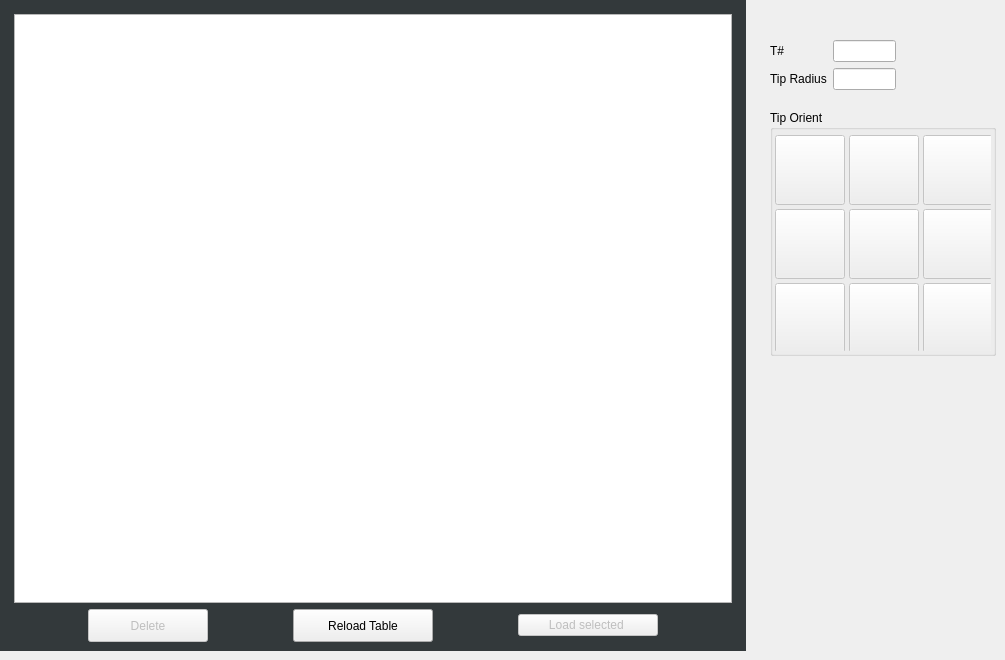
             <widget class="QWidget" name="innerToolsTab">
              <attribute name="title">
               <string>Tools</string>
              </attribute>
              <widget class="QFrame" name="frame_13">
               <property name="enabled">
                <bool>true</bool>
               </property>
               <property name="geometry">
                <rect>
                 <x>0</x>
                 <y>0</y>
                 <width>746</width>
                 <height>651</height>
                </rect>
               </property>
               <property name="sizePolicy">
                <sizepolicy hsizetype="Preferred" vsizetype="Preferred">
                 <horstretch>0</horstretch>
                 <verstretch>0</verstretch>
                </sizepolicy>
               </property>
               <property name="styleSheet">
                <string notr="true">.QFrame{
    background-color: rgb(51, 57, 59);
}</string>
               </property>
               <layout class="QVBoxLayout" name="verticalLayout_20">
                <property name="topMargin">
                 <number>9</number>
                </property>
                <item>
                 <layout class="QHBoxLayout" name="horizontalLayout_38">
                  <property name="leftMargin">
                   <number>5</number>
                  </property>
                  <property name="topMargin">
                   <number>5</number>
                  </property>
                  <property name="rightMargin">
                   <number>5</number>
                  </property>
                  <item>
                   <widget class="LatheToolTable" name="lathetooltable">
                    <property name="styleSheet">
                     <string notr="true">QTableView::item {
    padding-top: 10px;  /* Increase as needed */
    padding-bottom: 10px;  /* Increase as needed */
}</string>
                    </property>
                    <property name="currentToolColor" stdset="0">
                     <color>
                      <red>46</red>
                      <green>194</green>
                      <blue>126</blue>
                     </color>
                    </property>
                    <property name="currentToolBackground" stdset="0">
                     <color>
                      <red>152</red>
                      <green>106</green>
                      <blue>68</blue>
                     </color>
                    </property>
                   </widget>
                  </item>
                 </layout>
                </item>
                <item>
                 <layout class="QHBoxLayout" name="horizontalLayout_37">
                  <item>
                   <widget class="QPushButton" name="toolsDeleteBtn">
                    <property name="enabled">
                     <bool>false</bool>
                    </property>
                    <property name="sizePolicy">
                     <sizepolicy hsizetype="Fixed" vsizetype="Fixed">
                      <horstretch>0</horstretch>
                      <verstretch>0</verstretch>
                     </sizepolicy>
                    </property>
                    <property name="minimumSize">
                     <size>
                      <width>120</width>
                      <height>33</height>
                     </size>
                    </property>
                    <property name="maximumSize">
                     <size>
                      <width>120</width>
                      <height>33</height>
                     </size>
                    </property>
                    <property name="focusPolicy">
                     <enum>Qt::NoFocus</enum>
                    </property>
                    <property name="styleSheet">
                     <string notr="true">QPushButton {
   	font: 12pt &quot;Noto&quot;;
}</string>
                    </property>
                    <property name="text">
                     <string>Delete</string>
                    </property>
                   </widget>
                  </item>
                  <item>
                   <widget class="QPushButton" name="tool_table_reload_button">
                    <property name="enabled">
                     <bool>true</bool>
                    </property>
                    <property name="sizePolicy">
                     <sizepolicy hsizetype="Fixed" vsizetype="Fixed">
                      <horstretch>0</horstretch>
                      <verstretch>0</verstretch>
                     </sizepolicy>
                    </property>
                    <property name="minimumSize">
                     <size>
                      <width>140</width>
                      <height>33</height>
                     </size>
                    </property>
                    <property name="maximumSize">
                     <size>
                      <width>140</width>
                      <height>33</height>
                     </size>
                    </property>
                    <property name="focusPolicy">
                     <enum>Qt::NoFocus</enum>
                    </property>
                    <property name="styleSheet">
                     <string notr="true">QPushButton {
   	font: 12pt &quot;Noto&quot;;
}</string>
                    </property>
                    <property name="text">
                     <string>Reload Table</string>
                    </property>
                   </widget>
                  </item>
                  <item>
                   <widget class="QPushButton" name="loadSelectedTool">
                    <property name="enabled">
                     <bool>false</bool>
                    </property>
                    <property name="sizePolicy">
                     <sizepolicy hsizetype="Fixed" vsizetype="Fixed">
                      <horstretch>0</horstretch>
                      <verstretch>0</verstretch>
                     </sizepolicy>
                    </property>
                    <property name="minimumSize">
                     <size>
                      <width>140</width>
                      <height>0</height>
                     </size>
                    </property>
                    <property name="styleSheet">
                     <string notr="true">QPushButton {
   	font: 12pt &quot;Noto&quot;;
}</string>
                    </property>
                    <property name="text">
                     <string>Load selected </string>
                    </property>
                   </widget>
                  </item>
                 </layout>
                </item>
               </layout>
              </widget>
              <widget class="QGroupBox" name="groupBox_2">
               <property name="geometry">
                <rect>
                 <x>770</x>
                 <y>110</y>
                 <width>226</width>
                 <height>246</height>
                </rect>
               </property>
               <property name="title">
                <string>Tip Orient</string>
               </property>
               <widget class="QWidget" name="gridWidget" native="true">
                <property name="geometry">
                 <rect>
                  <x>5</x>
                  <y>25</y>
                  <width>216</width>
                  <height>216</height>
                 </rect>
                </property>
                <layout class="QGridLayout" name="gridLayout_2">
                 <item row="0" column="0">
                  <widget class="ActionButton" name="lathe_control_point_4">
                   <property name="enabled">
                    <bool>false</bool>
                   </property>
                   <property name="sizePolicy">
                    <sizepolicy hsizetype="Fixed" vsizetype="Fixed">
                     <horstretch>0</horstretch>
                     <verstretch>0</verstretch>
                    </sizepolicy>
                   </property>
                   <property name="minimumSize">
                    <size>
                     <width>70</width>
                     <height>70</height>
                    </size>
                   </property>
                   <property name="maximumSize">
                    <size>
                     <width>70</width>
                     <height>70</height>
                    </size>
                   </property>
                   <property name="styleSheet">
                    <string notr="true">ActionButton{
    border: none;
    background: none;
}

ActionButton:pressed {
    background:  qlineargradient(spread:pad, x1:0, y1:0, x2:0, y2:1, stop:0 rgba(85, 85, 238, 255), stop:0.544974 rgba(90, 91, 239, 255), stop:1 rgba(126, 135, 243, 255));
}

ActionButton:checked[option=&quot;true&quot;] {
    background:  qlineargradient(spread:pad, x1:0, y1:0, x2:0, y2:1, stop:0 rgba(85, 85, 238, 255), stop:0.544974 rgba(90, 91, 239, 255), stop:1 rgba(126, 135, 243, 255));
}

ActionButton:checked {
    background:  qlineargradient(spread:pad, x1:0, y1:0, x2:0, y2:1, stop:0 rgba(85, 85, 238, 255), stop:0.544974 rgba(90, 91, 239, 255), stop:1 rgba(126, 135, 243, 255));
}
</string>
                   </property>
                   <property name="icon">
                    <iconset resource="../resources/resources.qrc">
                     <normaloff>:/lathe_resources/lathe_control_point_4.png</normaloff>:/lathe_resources/lathe_control_point_4.png</iconset>
                   </property>
                   <property name="iconSize">
                    <size>
                     <width>65</width>
                     <height>65</height>
                    </size>
                   </property>
                   <property name="checkable">
                    <bool>true</bool>
                   </property>
                   <property name="autoExclusive">
                    <bool>true</bool>
                   </property>
                   <property name="rules" stdset="0">
                    <string>[{&quot;channels&quot;: [{&quot;url&quot;: &quot;status:tool_table&quot;, &quot;trigger&quot;: true}, {&quot;url&quot;: &quot;status:tool_in_spindle&quot;, &quot;trigger&quot;: true}], &quot;property&quot;: &quot;Checked&quot;, &quot;expression&quot;: &quot;True if ch[0][ch[1]].orientation ==4 else False&quot;, &quot;name&quot;: &quot;orientation_4&quot;}]</string>
                   </property>
                  </widget>
                 </item>
                 <item row="1" column="2">
                  <widget class="ActionButton" name="lathe_control_point_7">
                   <property name="enabled">
                    <bool>false</bool>
                   </property>
                   <property name="sizePolicy">
                    <sizepolicy hsizetype="Fixed" vsizetype="Fixed">
                     <horstretch>0</horstretch>
                     <verstretch>0</verstretch>
                    </sizepolicy>
                   </property>
                   <property name="minimumSize">
                    <size>
                     <width>70</width>
                     <height>70</height>
                    </size>
                   </property>
                   <property name="maximumSize">
                    <size>
                     <width>70</width>
                     <height>70</height>
                    </size>
                   </property>
                   <property name="styleSheet">
                    <string notr="true">ActionButton{
    border: none;
    background: none;
}

ActionButton:pressed {
    background:  qlineargradient(spread:pad, x1:0, y1:0, x2:0, y2:1, stop:0 rgba(85, 85, 238, 255), stop:0.544974 rgba(90, 91, 239, 255), stop:1 rgba(126, 135, 243, 255));
}

ActionButton:checked[option=&quot;true&quot;] {
    background:  qlineargradient(spread:pad, x1:0, y1:0, x2:0, y2:1, stop:0 rgba(85, 85, 238, 255), stop:0.544974 rgba(90, 91, 239, 255), stop:1 rgba(126, 135, 243, 255));
}

ActionButton:checked {
    background:  qlineargradient(spread:pad, x1:0, y1:0, x2:0, y2:1, stop:0 rgba(85, 85, 238, 255), stop:0.544974 rgba(90, 91, 239, 255), stop:1 rgba(126, 135, 243, 255));
}
</string>
                   </property>
                   <property name="icon">
                    <iconset resource="../resources/resources.qrc">
                     <normaloff>:/lathe_resources/lathe_control_point_7.png</normaloff>:/lathe_resources/lathe_control_point_7.png</iconset>
                   </property>
                   <property name="iconSize">
                    <size>
                     <width>65</width>
                     <height>65</height>
                    </size>
                   </property>
                   <property name="checkable">
                    <bool>true</bool>
                   </property>
                   <property name="autoExclusive">
                    <bool>true</bool>
                   </property>
                   <property name="rules" stdset="0">
                    <string>[{&quot;channels&quot;: [{&quot;url&quot;: &quot;status:tool_table&quot;, &quot;trigger&quot;: true}, {&quot;url&quot;: &quot;status:tool_in_spindle&quot;, &quot;trigger&quot;: true}], &quot;property&quot;: &quot;Enable&quot;, &quot;expression&quot;: &quot;True if ch[0][ch[1]].orientation == 7 else False&quot;, &quot;name&quot;: &quot;orientation_7&quot;}]</string>
                   </property>
                  </widget>
                 </item>
                 <item row="1" column="1">
                  <widget class="ActionButton" name="lathe_control_point_9">
                   <property name="enabled">
                    <bool>false</bool>
                   </property>
                   <property name="sizePolicy">
                    <sizepolicy hsizetype="Fixed" vsizetype="Fixed">
                     <horstretch>0</horstretch>
                     <verstretch>0</verstretch>
                    </sizepolicy>
                   </property>
                   <property name="minimumSize">
                    <size>
                     <width>70</width>
                     <height>70</height>
                    </size>
                   </property>
                   <property name="maximumSize">
                    <size>
                     <width>70</width>
                     <height>70</height>
                    </size>
                   </property>
                   <property name="styleSheet">
                    <string notr="true">ActionButton{
    border: none;
    background: none;
}

ActionButton:pressed {
    background:  qlineargradient(spread:pad, x1:0, y1:0, x2:0, y2:1, stop:0 rgba(85, 85, 238, 255), stop:0.544974 rgba(90, 91, 239, 255), stop:1 rgba(126, 135, 243, 255));
}

ActionButton:checked[option=&quot;true&quot;] {
    background:  qlineargradient(spread:pad, x1:0, y1:0, x2:0, y2:1, stop:0 rgba(85, 85, 238, 255), stop:0.544974 rgba(90, 91, 239, 255), stop:1 rgba(126, 135, 243, 255));
}

ActionButton:checked {
    background:  qlineargradient(spread:pad, x1:0, y1:0, x2:0, y2:1, stop:0 rgba(85, 85, 238, 255), stop:0.544974 rgba(90, 91, 239, 255), stop:1 rgba(126, 135, 243, 255));
}
</string>
                   </property>
                   <property name="icon">
                    <iconset resource="../resources/resources.qrc">
                     <normaloff>:/lathe_resources/lathe_control_point_9.png</normaloff>:/lathe_resources/lathe_control_point_9.png</iconset>
                   </property>
                   <property name="iconSize">
                    <size>
                     <width>50</width>
                     <height>50</height>
                    </size>
                   </property>
                   <property name="checkable">
                    <bool>true</bool>
                   </property>
                   <property name="autoExclusive">
                    <bool>true</bool>
                   </property>
                   <property name="rules" stdset="0">
                    <string>[{&quot;channels&quot;: [{&quot;url&quot;: &quot;status:tool_table&quot;, &quot;trigger&quot;: true}, {&quot;url&quot;: &quot;status:tool_in_spindle&quot;, &quot;trigger&quot;: true}], &quot;property&quot;: &quot;Checked&quot;, &quot;expression&quot;: &quot;True if ch[0][ch[1]].orientation == 9 else False&quot;, &quot;name&quot;: &quot;orientation_9&quot;}]</string>
                   </property>
                  </widget>
                 </item>
                 <item row="0" column="2">
                  <widget class="ActionButton" name="lathe_control_point_3">
                   <property name="enabled">
                    <bool>false</bool>
                   </property>
                   <property name="sizePolicy">
                    <sizepolicy hsizetype="Fixed" vsizetype="Fixed">
                     <horstretch>0</horstretch>
                     <verstretch>0</verstretch>
                    </sizepolicy>
                   </property>
                   <property name="minimumSize">
                    <size>
                     <width>70</width>
                     <height>70</height>
                    </size>
                   </property>
                   <property name="maximumSize">
                    <size>
                     <width>70</width>
                     <height>70</height>
                    </size>
                   </property>
                   <property name="styleSheet">
                    <string notr="true">ActionButton{
    border: none;
    background: none;
}

ActionButton:pressed {
    background:  qlineargradient(spread:pad, x1:0, y1:0, x2:0, y2:1, stop:0 rgba(85, 85, 238, 255), stop:0.544974 rgba(90, 91, 239, 255), stop:1 rgba(126, 135, 243, 255));
}

ActionButton:checked[option=&quot;true&quot;] {
    background:  qlineargradient(spread:pad, x1:0, y1:0, x2:0, y2:1, stop:0 rgba(85, 85, 238, 255), stop:0.544974 rgba(90, 91, 239, 255), stop:1 rgba(126, 135, 243, 255));
}

ActionButton:checked {
    background:  qlineargradient(spread:pad, x1:0, y1:0, x2:0, y2:1, stop:0 rgba(85, 85, 238, 255), stop:0.544974 rgba(90, 91, 239, 255), stop:1 rgba(126, 135, 243, 255));
}
</string>
                   </property>
                   <property name="icon">
                    <iconset resource="../resources/resources.qrc">
                     <normaloff>:/lathe_resources/lathe_control_point_3.png</normaloff>:/lathe_resources/lathe_control_point_3.png</iconset>
                   </property>
                   <property name="iconSize">
                    <size>
                     <width>65</width>
                     <height>65</height>
                    </size>
                   </property>
                   <property name="checkable">
                    <bool>true</bool>
                   </property>
                   <property name="autoExclusive">
                    <bool>true</bool>
                   </property>
                   <property name="rules" stdset="0">
                    <string>[{&quot;channels&quot;: [{&quot;url&quot;: &quot;status:tool_table&quot;, &quot;trigger&quot;: true}, {&quot;url&quot;: &quot;status:tool_in_spindle&quot;, &quot;trigger&quot;: true}], &quot;property&quot;: &quot;Checked&quot;, &quot;expression&quot;: &quot;True if ch[0][ch[1]].orientation == 3 else False&quot;, &quot;name&quot;: &quot;orientation_3&quot;}]</string>
                   </property>
                  </widget>
                 </item>
                 <item row="0" column="1">
                  <widget class="ActionButton" name="lathe_control_point_8">
                   <property name="enabled">
                    <bool>false</bool>
                   </property>
                   <property name="sizePolicy">
                    <sizepolicy hsizetype="Fixed" vsizetype="Fixed">
                     <horstretch>0</horstretch>
                     <verstretch>0</verstretch>
                    </sizepolicy>
                   </property>
                   <property name="minimumSize">
                    <size>
                     <width>70</width>
                     <height>70</height>
                    </size>
                   </property>
                   <property name="maximumSize">
                    <size>
                     <width>70</width>
                     <height>70</height>
                    </size>
                   </property>
                   <property name="styleSheet">
                    <string notr="true">ActionButton{
    border: none;
    background: none;
}

ActionButton:pressed {
    background:  qlineargradient(spread:pad, x1:0, y1:0, x2:0, y2:1, stop:0 rgba(85, 85, 238, 255), stop:0.544974 rgba(90, 91, 239, 255), stop:1 rgba(126, 135, 243, 255));
}

ActionButton:checked[option=&quot;true&quot;] {
    background:  qlineargradient(spread:pad, x1:0, y1:0, x2:0, y2:1, stop:0 rgba(85, 85, 238, 255), stop:0.544974 rgba(90, 91, 239, 255), stop:1 rgba(126, 135, 243, 255));
}

ActionButton:checked {
    background:  qlineargradient(spread:pad, x1:0, y1:0, x2:0, y2:1, stop:0 rgba(85, 85, 238, 255), stop:0.544974 rgba(90, 91, 239, 255), stop:1 rgba(126, 135, 243, 255));
}
</string>
                   </property>
                   <property name="icon">
                    <iconset resource="../resources/resources.qrc">
                     <normaloff>:/lathe_resources/lathe_control_point_8.png</normaloff>:/lathe_resources/lathe_control_point_8.png</iconset>
                   </property>
                   <property name="iconSize">
                    <size>
                     <width>65</width>
                     <height>65</height>
                    </size>
                   </property>
                   <property name="checkable">
                    <bool>true</bool>
                   </property>
                   <property name="autoExclusive">
                    <bool>true</bool>
                   </property>
                   <property name="rules" stdset="0">
                    <string>[{&quot;channels&quot;: [{&quot;url&quot;: &quot;status:tool_table&quot;, &quot;trigger&quot;: true}, {&quot;url&quot;: &quot;status:tool_in_spindle&quot;, &quot;trigger&quot;: true}], &quot;property&quot;: &quot;Checked&quot;, &quot;expression&quot;: &quot;True if ch[0][ch[1]].orientation == 8 else False&quot;, &quot;name&quot;: &quot;orientation_8&quot;}]</string>
                   </property>
                  </widget>
                 </item>
                 <item row="1" column="0">
                  <widget class="ActionButton" name="lathe_control_point_5">
                   <property name="enabled">
                    <bool>false</bool>
                   </property>
                   <property name="sizePolicy">
                    <sizepolicy hsizetype="Fixed" vsizetype="Fixed">
                     <horstretch>0</horstretch>
                     <verstretch>0</verstretch>
                    </sizepolicy>
                   </property>
                   <property name="minimumSize">
                    <size>
                     <width>70</width>
                     <height>70</height>
                    </size>
                   </property>
                   <property name="maximumSize">
                    <size>
                     <width>70</width>
                     <height>70</height>
                    </size>
                   </property>
                   <property name="styleSheet">
                    <string notr="true">ActionButton{
    border: none;
    background: none;
}

ActionButton:pressed {
    background:  qlineargradient(spread:pad, x1:0, y1:0, x2:0, y2:1, stop:0 rgba(85, 85, 238, 255), stop:0.544974 rgba(90, 91, 239, 255), stop:1 rgba(126, 135, 243, 255));
}

ActionButton:checked[option=&quot;true&quot;] {
    background:  qlineargradient(spread:pad, x1:0, y1:0, x2:0, y2:1, stop:0 rgba(85, 85, 238, 255), stop:0.544974 rgba(90, 91, 239, 255), stop:1 rgba(126, 135, 243, 255));
}

ActionButton:checked {
    background:  qlineargradient(spread:pad, x1:0, y1:0, x2:0, y2:1, stop:0 rgba(85, 85, 238, 255), stop:0.544974 rgba(90, 91, 239, 255), stop:1 rgba(126, 135, 243, 255));
}
</string>
                   </property>
                   <property name="icon">
                    <iconset resource="../resources/resources.qrc">
                     <normaloff>:/lathe_resources/lathe_control_point_5.png</normaloff>:/lathe_resources/lathe_control_point_5.png</iconset>
                   </property>
                   <property name="iconSize">
                    <size>
                     <width>65</width>
                     <height>65</height>
                    </size>
                   </property>
                   <property name="checkable">
                    <bool>true</bool>
                   </property>
                   <property name="autoExclusive">
                    <bool>true</bool>
                   </property>
                   <property name="rules" stdset="0">
                    <string>[{&quot;channels&quot;: [{&quot;url&quot;: &quot;status:tool_table&quot;, &quot;trigger&quot;: true}, {&quot;url&quot;: &quot;status:tool_in_spindle&quot;, &quot;trigger&quot;: true}], &quot;property&quot;: &quot;Checked&quot;, &quot;expression&quot;: &quot;True if ch[0][ch[1]].orientation == 5 else False&quot;, &quot;name&quot;: &quot;orientation_5&quot;}]</string>
                   </property>
                  </widget>
                 </item>
                 <item row="2" column="0">
                  <widget class="ActionButton" name="lathe_control_point_1">
                   <property name="enabled">
                    <bool>false</bool>
                   </property>
                   <property name="sizePolicy">
                    <sizepolicy hsizetype="Fixed" vsizetype="Fixed">
                     <horstretch>0</horstretch>
                     <verstretch>0</verstretch>
                    </sizepolicy>
                   </property>
                   <property name="minimumSize">
                    <size>
                     <width>70</width>
                     <height>70</height>
                    </size>
                   </property>
                   <property name="maximumSize">
                    <size>
                     <width>70</width>
                     <height>70</height>
                    </size>
                   </property>
                   <property name="styleSheet">
                    <string notr="true">ActionButton{
    border: none;
    background: none;
}

ActionButton:pressed {
    background:  qlineargradient(spread:pad, x1:0, y1:0, x2:0, y2:1, stop:0 rgba(85, 85, 238, 255), stop:0.544974 rgba(90, 91, 239, 255), stop:1 rgba(126, 135, 243, 255));
}

ActionButton:checked[option=&quot;true&quot;] {
    background:  qlineargradient(spread:pad, x1:0, y1:0, x2:0, y2:1, stop:0 rgba(85, 85, 238, 255), stop:0.544974 rgba(90, 91, 239, 255), stop:1 rgba(126, 135, 243, 255));
}

ActionButton:checked {
    background:  qlineargradient(spread:pad, x1:0, y1:0, x2:0, y2:1, stop:0 rgba(85, 85, 238, 255), stop:0.544974 rgba(90, 91, 239, 255), stop:1 rgba(126, 135, 243, 255));
}
</string>
                   </property>
                   <property name="icon">
                    <iconset resource="../resources/resources.qrc">
                     <normaloff>:/lathe_resources/lathe_control_point_1.png</normaloff>:/lathe_resources/lathe_control_point_1.png</iconset>
                   </property>
                   <property name="iconSize">
                    <size>
                     <width>65</width>
                     <height>65</height>
                    </size>
                   </property>
                   <property name="checkable">
                    <bool>true</bool>
                   </property>
                   <property name="autoExclusive">
                    <bool>true</bool>
                   </property>
                   <property name="rules" stdset="0">
                    <string>[{&quot;channels&quot;: [{&quot;url&quot;: &quot;status:tool_table&quot;, &quot;trigger&quot;: true}, {&quot;url&quot;: &quot;status:tool_in_spindle&quot;, &quot;trigger&quot;: true}], &quot;property&quot;: &quot;Checked&quot;, &quot;expression&quot;: &quot;True if ch[0][ch[1]].orientation == 1 else False&quot;, &quot;name&quot;: &quot;orientation_1&quot;}]</string>
                   </property>
                  </widget>
                 </item>
                 <item row="2" column="1">
                  <widget class="ActionButton" name="lathe_control_point_6">
                   <property name="enabled">
                    <bool>false</bool>
                   </property>
                   <property name="sizePolicy">
                    <sizepolicy hsizetype="Fixed" vsizetype="Fixed">
                     <horstretch>0</horstretch>
                     <verstretch>0</verstretch>
                    </sizepolicy>
                   </property>
                   <property name="minimumSize">
                    <size>
                     <width>70</width>
                     <height>70</height>
                    </size>
                   </property>
                   <property name="maximumSize">
                    <size>
                     <width>70</width>
                     <height>70</height>
                    </size>
                   </property>
                   <property name="styleSheet">
                    <string notr="true">ActionButton{
    border: none;
    background: none;
}

ActionButton:pressed {
    background:  qlineargradient(spread:pad, x1:0, y1:0, x2:0, y2:1, stop:0 rgba(85, 85, 238, 255), stop:0.544974 rgba(90, 91, 239, 255), stop:1 rgba(126, 135, 243, 255));
}

ActionButton:checked[option=&quot;true&quot;] {
    background:  qlineargradient(spread:pad, x1:0, y1:0, x2:0, y2:1, stop:0 rgba(85, 85, 238, 255), stop:0.544974 rgba(90, 91, 239, 255), stop:1 rgba(126, 135, 243, 255));
}

ActionButton:checked {
    background:  qlineargradient(spread:pad, x1:0, y1:0, x2:0, y2:1, stop:0 rgba(85, 85, 238, 255), stop:0.544974 rgba(90, 91, 239, 255), stop:1 rgba(126, 135, 243, 255));
}
</string>
                   </property>
                   <property name="icon">
                    <iconset resource="../resources/resources.qrc">
                     <normaloff>:/lathe_resources/lathe_control_point_6.png</normaloff>:/lathe_resources/lathe_control_point_6.png</iconset>
                   </property>
                   <property name="iconSize">
                    <size>
                     <width>65</width>
                     <height>65</height>
                    </size>
                   </property>
                   <property name="checkable">
                    <bool>true</bool>
                   </property>
                   <property name="autoExclusive">
                    <bool>true</bool>
                   </property>
                   <property name="rules" stdset="0">
                    <string>[{&quot;channels&quot;: [{&quot;url&quot;: &quot;status:tool_table&quot;, &quot;trigger&quot;: true}, {&quot;url&quot;: &quot;status:tool_in_spindle&quot;, &quot;trigger&quot;: true}], &quot;property&quot;: &quot;Checked&quot;, &quot;expression&quot;: &quot;True if ch[0][ch[1]].orientation == 6 else False&quot;, &quot;name&quot;: &quot;orientation_6&quot;}]</string>
                   </property>
                  </widget>
                 </item>
                 <item row="2" column="2">
                  <widget class="ActionButton" name="lathe_control_point_2">
                   <property name="enabled">
                    <bool>false</bool>
                   </property>
                   <property name="sizePolicy">
                    <sizepolicy hsizetype="Fixed" vsizetype="Fixed">
                     <horstretch>0</horstretch>
                     <verstretch>0</verstretch>
                    </sizepolicy>
                   </property>
                   <property name="minimumSize">
                    <size>
                     <width>70</width>
                     <height>70</height>
                    </size>
                   </property>
                   <property name="maximumSize">
                    <size>
                     <width>70</width>
                     <height>70</height>
                    </size>
                   </property>
                   <property name="styleSheet">
                    <string notr="true">ActionButton{
    border: none;
    background: none;
}

ActionButton:pressed {
    background:  qlineargradient(spread:pad, x1:0, y1:0, x2:0, y2:1, stop:0 rgba(85, 85, 238, 255), stop:0.544974 rgba(90, 91, 239, 255), stop:1 rgba(126, 135, 243, 255));
}

ActionButton:checked[option=&quot;true&quot;] {
    background:  qlineargradient(spread:pad, x1:0, y1:0, x2:0, y2:1, stop:0 rgba(85, 85, 238, 255), stop:0.544974 rgba(90, 91, 239, 255), stop:1 rgba(126, 135, 243, 255));
}

ActionButton:checked {
    background:  qlineargradient(spread:pad, x1:0, y1:0, x2:0, y2:1, stop:0 rgba(85, 85, 238, 255), stop:0.544974 rgba(90, 91, 239, 255), stop:1 rgba(126, 135, 243, 255));
}
</string>
                   </property>
                   <property name="icon">
                    <iconset resource="../resources/resources.qrc">
                     <normaloff>:/lathe_resources/lathe_control_point_2.png</normaloff>:/lathe_resources/lathe_control_point_2.png</iconset>
                   </property>
                   <property name="iconSize">
                    <size>
                     <width>65</width>
                     <height>65</height>
                    </size>
                   </property>
                   <property name="checkable">
                    <bool>true</bool>
                   </property>
                   <property name="autoExclusive">
                    <bool>true</bool>
                   </property>
                   <property name="rules" stdset="0">
                    <string>[{&quot;channels&quot;: [{&quot;url&quot;: &quot;status:tool_table&quot;, &quot;trigger&quot;: true}, {&quot;url&quot;: &quot;status:tool_in_spindle&quot;, &quot;trigger&quot;: true}], &quot;property&quot;: &quot;Checked&quot;, &quot;expression&quot;: &quot;True if ch[0][ch[1]].orientation == 2 else False&quot;, &quot;name&quot;: &quot;orientation_2&quot;}]</string>
                   </property>
                  </widget>
                 </item>
                </layout>
               </widget>
              </widget>
              <widget class="QWidget" name="formLayoutWidget_2">
               <property name="geometry">
                <rect>
                 <x>770</x>
                 <y>40</y>
                 <width>126</width>
                 <height>66</height>
                </rect>
               </property>
               <layout class="QFormLayout" name="formLayout_2">
                <item row="0" column="0">
                 <widget class="QLabel" name="label">
                  <property name="text">
                   <string>T#</string>
                  </property>
                 </widget>
                </item>
                <item row="0" column="1">
                 <widget class="QLineEdit" name="lineEdit"/>
                </item>
                <item row="1" column="0">
                 <widget class="QLabel" name="label_4">
                  <property name="text">
                   <string>Tip Radius</string>
                  </property>
                 </widget>
                </item>
                <item row="1" column="1">
                 <widget class="QLineEdit" name="lineEdit_2"/>
                </item>
               </layout>
              </widget>
             </widget>
